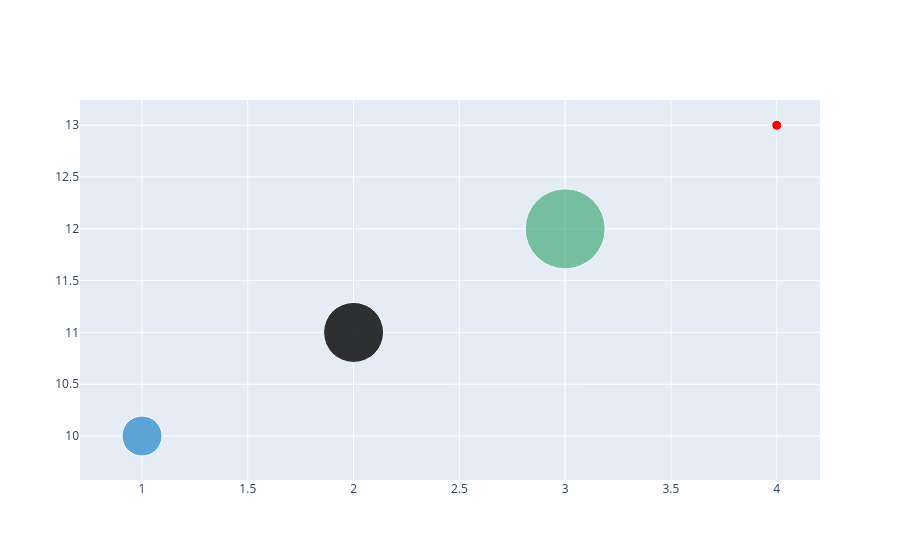

Source (notebook cell):
### Code cell
fig = go.Figure(data=[go.Scatter(
    x=[1, 2, 3, 4], y=[10, 11, 12, 13],
    mode='markers',
    #This tells Plotly to show only markers (dots), not lines.
    marker=dict(
        color=['rgb(93, 164, 214)', 'black',
            'rgb(44, 160, 101)', 'red'],
        opacity=[1, 0.8, 0.6,1],
        size=[40, 60, 80, 10],
        # opacity: Sets transparency of each point (1 is fully visible, 0 is transparent)
    )
)])
fig.show()

### Figure 1 — Plotly figure (JSON) as saved in the notebook; plotly's stock layout.template omitted (floating-point values rounded to 4 significant figures)
{"data": [{"marker": {"color": ["rgb(93, 164, 214)", "black", "rgb(44, 160, 101)", "red"], "opacity": [1, 0.8, 0.6, 1], "size": [40, 60, 80, 10]}, "mode": "markers", "type": "scatter", "x": [1, 2, 3, 4], "y": [10, 11, 12, 13]}], "layout": {}}
